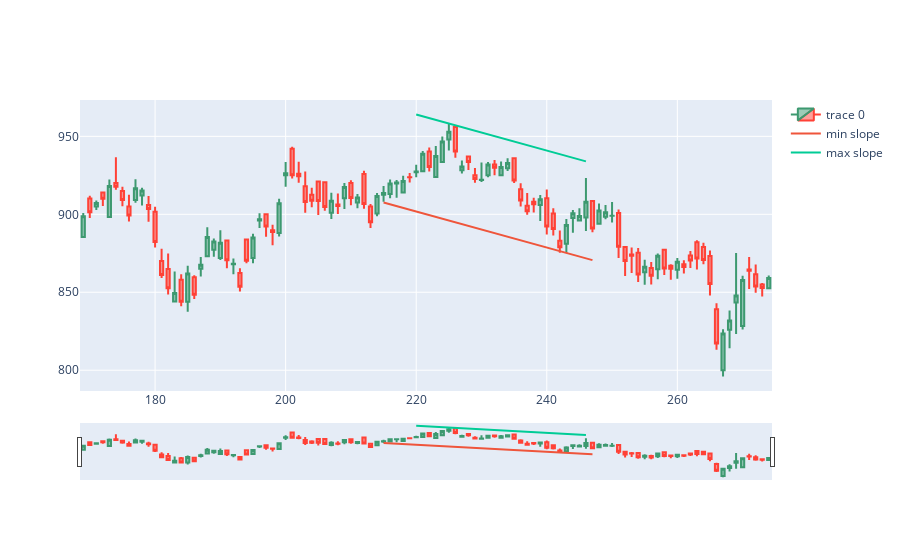

This figure's notebook cell:
### Code cell
import numpy as np
from matplotlib import pyplot
backcandles= 40 # 6*8
brange = 10 # backcandles//4 #should be less than backcandles
wind = 6

candleid = 245

optbackcandles= backcandles
sldiff = 10

for r1 in range(backcandles-brange, backcandles+brange):
    maxim = np.array([])
    minim = np.array([])
    xxmin = np.array([])
    xxmax = np.array([])
    for i in range(candleid-r1, candleid+1, wind):
        minim = np.append(minim, df.Low.iloc[i:i+wind].min())
        xxmin = np.append(xxmin, df.Low.iloc[i:i+wind].idxmin())
    for i in range(candleid-r1, candleid+1, wind):
        maxim = np.append(maxim, df.High.loc[i:i+wind].max())
        xxmax = np.append(xxmax, df.High.iloc[i:i+wind].idxmax())
    slmin, intercmin = np.polyfit(xxmin, minim,1)
    slmax, intercmax = np.polyfit(xxmax, maxim,1)

    if(abs(slmin-slmax)<sldiff):
        sldiff = abs(slmin-slmax)
        optbackcandles=r1
        slminopt = slmin
        slmaxopt = slmax
        intercminopt = intercmin
        intercmaxopt = intercmax
        maximopt = maxim.copy()
        minimopt = minim.copy()
        xxminopt = xxmin.copy()
        xxmaxopt = xxmax.copy()

        print(optbackcandles)
dfpl = df[candleid-wind-optbackcandles-backcandles:candleid+optbackcandles]
fig = go.Figure(data=[go.Candlestick(x=dfpl.index,
                open=dfpl['Open'],
                high=dfpl['High'],
                low=dfpl['Low'],
                close=dfpl['Close'])])

adjintercmax = (df.High.iloc[xxmaxopt] - slmaxopt*xxmaxopt).max()
adjintercmin = (df.Low.iloc[xxminopt] - slminopt*xxminopt).min()
fig.add_trace(go.Scatter(x=xxminopt, y=slminopt*xxminopt + adjintercmin, mode='lines', name='min slope'))
fig.add_trace(go.Scatter(x=xxmaxopt, y=slmaxopt*xxmaxopt + adjintercmax, mode='lines', name='max slope'))
fig.show()
